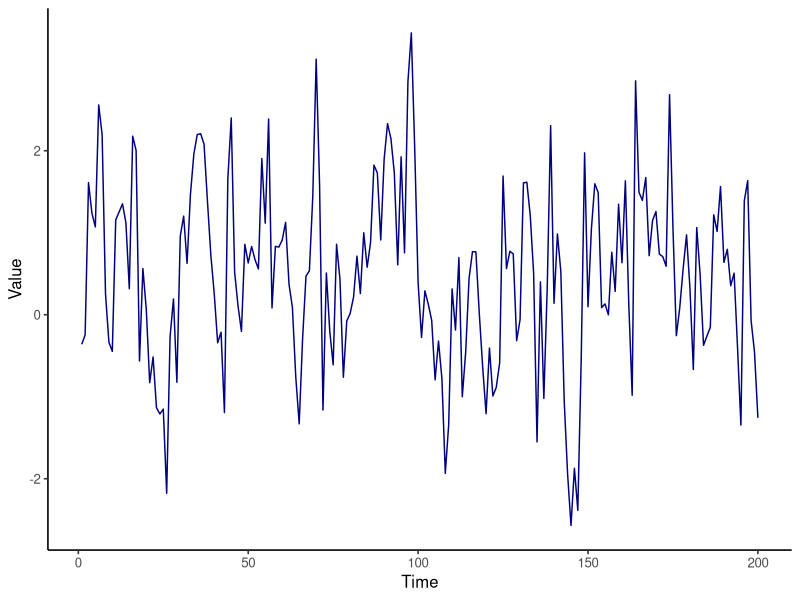
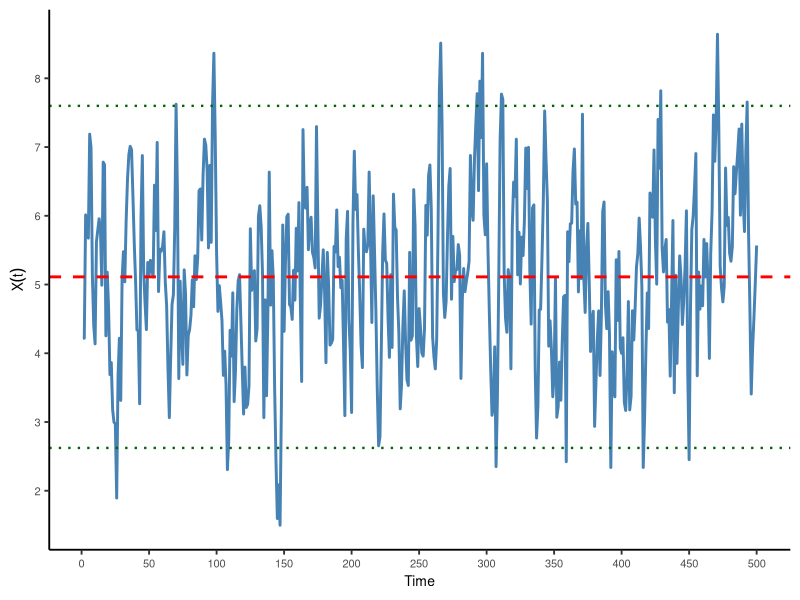

Generate these figures, in order, with R:
## ---- chunk 1
#| echo: false
#| warning: false
#| message: false
#| caption: "Simulated Stationary Time Series"
#| fig.cap: "A simulated stationary time series"
#| fig.width: 4
#| fig.height: 3
library(ggplot2)
set.seed(123)
n <- 100
library(ggplot2)  # Load required library
library(ggpubr)  # Load ggpubr for theme_classic2

# Function to generate a stationary time series
# y_t = c + \phi *y_{t-1} + \epsilon_t
ar1_time_series <- function(n, c, phi) {
  # Generate white noise
  epsilon <- rnorm(n, mean = 0, sd = 1)
  
  # Initialize the time series
  y <- numeric(n)
  y[1] <- c + epsilon[1]  # Initial value
  
  # Generate the time series
  for (t in 2:n) {
    y[t] <- c + phi * y[t - 1] + epsilon[t]
  }  # Added missing closing brace
  
  return(y)
}  # Fixed brace placement

# Define n before using it
n <- 200  # Add this line
c <- 0.2  # Constant term
phi <- 0.6  # Autoregressive coefficient

# Generate an AR(1) time series
data <- data.frame(
  time = 1:n,
  time_series = ar1_time_series(n, c, phi)
)

# Plot the time series using ggplot2
ggplot(data, aes(x = time, y = time_series)) +
  geom_line(color = "navy") +
  labs(
    x = "Time",
    y = "Value"
  ) +
  theme_classic2() +
  theme(plot.title = element_text(hjust = 0.5))

## ---- chunk 2
# Simulate a stationary AR(1) process
set.seed(123)
n <- 500
phi <- 0.7
mu <- 5
sigma <- 1
x <- numeric(n)
x[1] <- rnorm(1, mean = mu, sd = sigma / sqrt(1 - phi^2))
for (t in 2:n) {
  x[t] <- mu + phi * (x[t-1] - mu) + rnorm(1, 0, sigma)
}
library(ggplot2)

mean_x <- mean(x)
sd_x <- sd(x)
upper_band <- mean_x + 2 * sd_x
lower_band <- mean_x - 2 * sd_x

ggplot(data.frame(Time = 1:n, Value = x), aes(Time, Value)) +
  geom_line(color = 'steelblue', linewidth = 1) +
  geom_hline(yintercept = mean_x, linetype = 'dashed', color = 'red', linewidth = 1) +
  geom_hline(yintercept = upper_band, linetype = 'dotted', color = 'darkgreen', linewidth = 0.8) +
  geom_hline(yintercept = lower_band, linetype = 'dotted', color = 'darkgreen', linewidth = 0.8) +
  labs(y = expression(X(t)), x = 'Time') +
  theme_classic(base_size = 14) +
  theme(
    axis.title.x = element_text(size = 10),
    axis.title.y = element_text(size = 10),
    axis.text.x = element_text(size = 8),
    axis.text.y = element_text(size = 8)
  ) +
  scale_x_continuous(breaks = seq(0, n, by = 50)) +
  scale_y_continuous(breaks = scales::pretty_breaks(n = 8))
